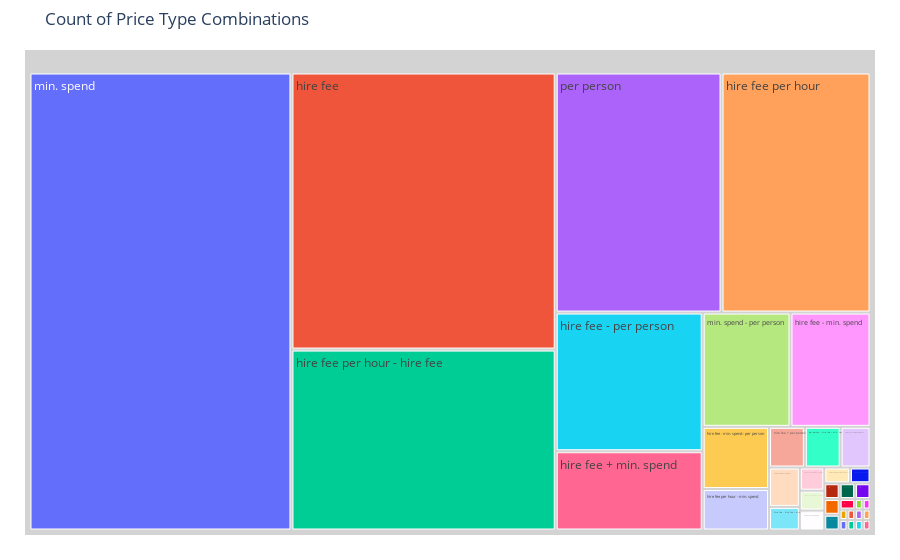

Notebook source saved alongside this figure:
### Code cell
fig = px.treemap(price_type_counts, path=['index'], values='price_type', 
                 title = 'Count of Price Type Combinations')
fig.update_traces(root_color="lightgrey")
fig.update_layout(margin = dict(t=50, l=25, r=25, b=25))
fig.show()

### Figure 1 — Plotly figure (JSON) as saved in the notebook; plotly's stock layout.template omitted (floating-point values rounded to 4 significant figures)
{"data": [{"branchvalues": "total", "domain": {"x": [0, 1], "y": [0, 1]}, "hovertemplate": "labels=%{label}<br>price_type=%{value}<br>parent=%{parent}<br>id=%{id}<extra></extra>", "ids": ["hire fee", "hire fee + min. spend", "hire fee + min. spend - hire fee + per person", "hire fee + min. spend - min. spend", "hire fee + per person", "hire fee + per person - hire fee + min. spend", "hire fee - hire fee + min. spend", "hire fee - hire fee + min. spend - per person", "hire fee - hire fee + per person", "hire fee - hire fee per hour", "hire fee - min. spend", "hire fee - min. spend - hire fee + min. spend", "hire fee - min. spend - hire fee + per person", "hire fee - min. spend - per person", "hire fee - per person", "hire fee - per person - hire fee + min. spend", "hire fee - per person - hire fee per hour", "hire fee - per person - min. spend", "hire fee per hour", "hire fee per hour - hire fee", "hire fee per hour - hire fee + min. spend", "hire fee per hour - hire fee - hire fee + min. spend", "hire fee per hour - hire fee - min. spend", "hire fee per hour - hire fee - min. spend - hire fee + min. spend", "hire fee per hour - hire fee - min. spend - per person", "hire fee per hour - hire fee - per person", "hire fee per hour - hire fee - per person - hire fee + min. spend", "hire fee per hour - min. spend", "hire fee per hour - min. spend - hire fee + min. spend", "hire fee per hour - per person", "min. spend", "min. spend - hire fee + min. spend", "min. spend - per person", "per person", "per person - hire fee", "per person - hire fee + min. spend", "per person - min. spend"], "labels": ["hire fee", "hire fee + min. spend", "hire fee + min. spend - hire fee + per person", "hire fee + min. spend - min. spend", "hire fee + per person", "hire fee + per person - hire fee + min. spend", "hire fee - hire fee + min. spend", "hire fee - hire fee + min. spend - per person", "hire fee - hire fee + per person", "hire fee - hire fee per hour", "hire fee - min. spend", "hire fee - min. spend - hire fee + min. spend", "hire fee - min. spend - hire fee + per person", "hire fee - min. spend - per person", "hire fee - per person", "hire fee - per person - hire fee + min. spend", "hire fee - per person - hire fee per hour", "hire fee - per person - min. spend", "hire fee per hour", "hire fee per hour - hire fee", "hire fee per hour - hire fee + min. spend", "hire fee per hour - hire fee - hire fee + min. spend", "hire fee per hour - hire fee - min. spend", "hire fee per hour - hire fee - min. spend - hire fee + min. spend", "hire fee per hour - hire fee - min. spend - per person", "hire fee per hour - hire fee - per person", "hire fee per hour - hire fee - per person - hire fee + min. spend", "hire fee per hour - min. spend", "hire fee per hour - min. spend - hire fee + min. spend", "hire fee per hour - per person", "min. spend", "min. spend - hire fee + min. spend", "min. spend - per person", "per person", "per person - hire fee", "per person - hire fee + min. spend", "per person - min. spend"], "name": "", "parents": ["", "", "", "", "", "", "", "", "", "", "", "", "", "", "", "", "", "", "", "", "", "", "", "", "", "", "", "", "", "", "", "", "", "", "", "", ""], "root": {"color": "lightgrey"}, "type": "treemap", "values": [905, 144, 1, 2, 18, 1, 9, 1, 3, 3, 113, 4, 1, 51, 252, 1, 5, 1, 442, 591, 3, 3, 15, 1, 1, 7, 1, 34, 6, 6, 1483, 15, 124, 492, 1, 18, 3]}], "layout": {"autosize": true, "legend": {"tracegroupgap": 0}, "margin": {"b": 25, "l": 25, "r": 25, "t": 50}, "title": {"text": "Count of Price Type Combinations"}}}
